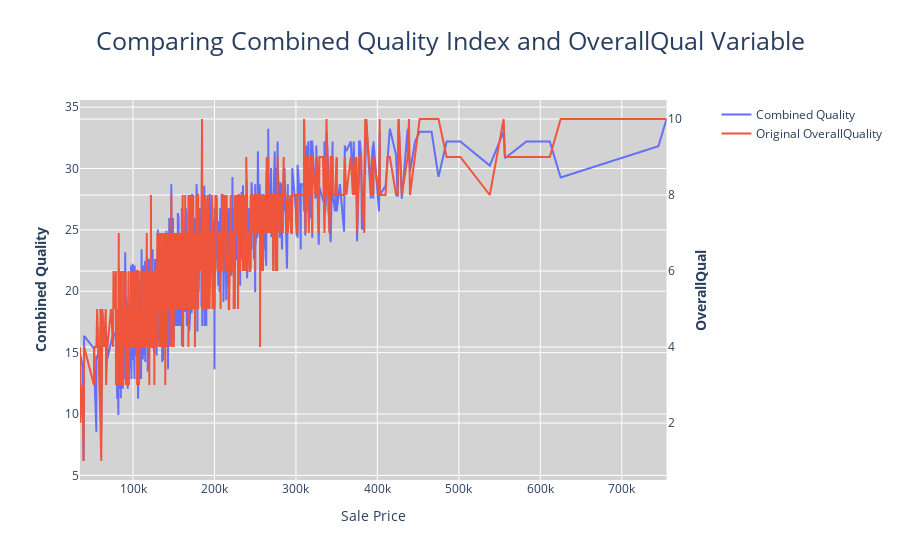

The notebook cell saved with this chart:
### Code cell
fig = make_subplots(specs=[[{"secondary_y": True}]])
fig.add_trace(
    go.Scatter(x = df.sort_values('SalePrice').SalePrice, y = df.sort_values('SalePrice').Quality, name = 'Combined Quality'),
    secondary_y = False,
)
fig.add_trace(
    go.Scatter( x = df.sort_values('SalePrice').SalePrice, y = df.sort_values('SalePrice').OverallQual, name = 'Original OverallQuality'),
   secondary_y = True,   
)
fig.update_layout(
    title_text = 'Comparing Combined Quality Index and OverallQual Variable',
    title_x=0.5,
    plot_bgcolor = 'lightgray',
    title_font = dict(size = 25)
)
fig.update_xaxes(title_text="Sale Price")
fig.update_yaxes(title_text="<b>Combined Quality</b>", secondary_y=False)
fig.update_yaxes(title_text="<b>OverallQual</b>", secondary_y=True)
fig.write_image('C:/Users/jmeis/NYC_DSA/HousingPrices/Images/QualityVsOverallQual.png')
fig.show()

### Figure 1 — Plotly figure (JSON) as saved in the notebook; plotly's stock layout.template omitted (floating-point values rounded to 4 significant figures; data arrays with more than 128 entries replaced by an {"elided": "..."} marker saying what was removed)
{"data": [{"name": "Combined Quality", "type": "scatter", "x": {"elided": "1442 int values"}, "xaxis": "x", "y": {"elided": "1442 float values"}, "yaxis": "y"}, {"name": "Original OverallQuality", "type": "scatter", "x": {"elided": "1442 int values"}, "xaxis": "x", "y": {"elided": "1442 int values"}, "yaxis": "y2"}], "layout": {"plot_bgcolor": "lightgray", "title": {"font": {"size": 25}, "text": "Comparing Combined Quality Index and OverallQual Variable", "x": 0.5}, "xaxis": {"anchor": "y", "domain": [0, 0.94], "title": {"text": "Sale Price"}}, "yaxis": {"anchor": "x", "domain": [0, 1], "title": {"text": "<b>Combined Quality</b>"}}, "yaxis2": {"anchor": "x", "overlaying": "y", "side": "right", "title": {"text": "<b>OverallQual</b>"}}}}
